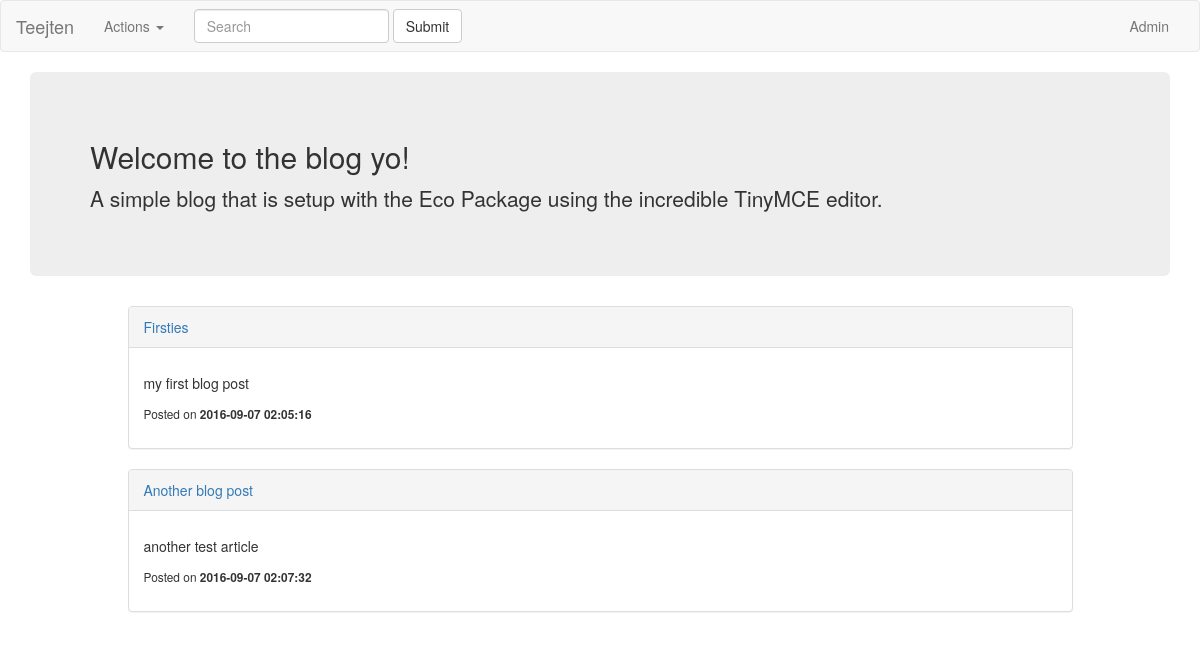
Screenshot of /blog.php with the database file from the repository.
### tables this page shows
CREATE TABLE `blog` (
  `id` int(11) NOT NULL,
  `user_id` int(11) NOT NULL,
  `title` varchar(255) NOT NULL,
  `text` text NOT NULL,
  `metadata` text NOT NULL,
  `posted` datetime NOT NULL
);

### core/front_init.php (called while the page is built, shortened)
<?php
$general = [
	'contact' => [
	'title' => 'Contact Page',
	'description' => 'Email Notifications and viewable on Admin Panel.'
	],
	'home' => [
	'title' => 'PHP/EmberJS/Bootstrap Eco Package',
	'description'	=>	'The client side index page of Eco Package.'
	],
	'blog'	=> [
	'title'	=> 'Eco Blog Title',
	'description'	=> 'A simple blog that is setup with the Eco Package using the incredible TinyMCE editor.'
	]
];
?>

### classes/Config.php (called while the page is built)
<?php
class Config {
	public static function get($path = NULL)
	{
		if($path){
			$config = $GLOBALS['config'];
			$path = explode('/', $path);
			foreach($path as $bit) {
				if(isset($config[$bit])) {
					$config = $config[$bit];
				}
			}
			return $config;
		}
		return false;
	}
}
?>

### classes/DB.php (called while the page is built, shortened)
<?php
class DB {
	private static $_instance = NULL;
	private $_pdo,
			$_query,
			$_error,
			$_results,
			$_count = 0;
	private function __construct()
	{
		try {
			$this->_pdo = new PDO('mysql:host=' . Config::get('mysql/host') . ';dbname=' .
				Config::get('mysql/database'), Config::get('mysql/username'), Config::get('mysql/password'));
		} catch(PDOException $e) {
			die($e->getMessage());
		}
	}
	public static function getInstance()
	{
		if(!isset(self::$_instance)) {
			self::$_instance = new DB();
		}
		return self::$_instance;
	}
	public function query($sql, $params = [])
	{
		if($this->_query = $this->_pdo->prepare($sql)) {
			if($this->_query->execute()) {
				$this->_results = $this->_query->fetchAll(PDO::FETCH_OBJ);
			} else {
				$this->_error = TRUE;
			}
		}
		return $this;
	}
	public function results()
	{
		return $this->_results;
	}
}
?>

### classes/Blog.php (called while the page is built, shortened)
<?php
class Blog {
	public $_db,
			$_data;
	public function __construct()
	{
		$this->_db = DB::getInstance();
	}
	public function getAll($sql, $params = [])
	{
		return $this->_db->query($sql, $params);
	}
}
?>

### blog.php (the view, shortened to what this page needs)
<?php
require_once 'core/front_init.php';
?>
<!DOCTYPE html>
<html lang="en">
  <head>
    <link href="bower_components/bootstrap/dist/css/bootstrap.min.css" rel="stylesheet">
  </head>
  <body>
  <?php include 'includes/nav_menu.php'; ?>
    <div class="container">
        <div class="jumbotron">
        <h2>Welcome to the blog yo!</h2>
            <p>
                <?php echo $general['blog']['description']; ?>
            </p>
        </div>
        <div class="row">
           <div class="col-md-10 col-md-offset-1">
<?php
    $blog = new Blog;
    $blogPosts = $blog->getAll("SELECT * FROM blog");
    $results = $blogPosts->results();
     foreach($results as $k){
echo <<<END
            <div class="panel panel-default">
            <div class="panel-heading"><a href="">{$k->title}</a></div>
            <div class="panel-body">
              <p>{$k->text}</p>
            <p><small>Posted on <b>{$k->posted}</b></small></p>
            </div>
             </div>
END;
     }
?>
           </div>
        </div>
    </div>
  </body>
</html>

### includes/nav_menu.php (shortened to what this page needs)
<nav class="navbar navbar-default">
  <div class="container-fluid">
    <div class="navbar-header">
      <a class="navbar-brand" href="index.php">Teejten</a>
    </div>
    <div class="collapse navbar-collapse" id="bs-example-navbar-collapse-1">
      <ul class="nav navbar-nav">
        <li class="dropdown">
          <a href="#" class="dropdown-toggle" data-toggle="dropdown" role="button" aria-haspopup="true" aria-expanded="false">Actions <span class="caret"></span></a>
        </li>
      </ul>
      <form class="navbar-form navbar-left">
        <div class="form-group">
          <input type="text" class="form-control" placeholder="Search">
        </div>
        <button type="submit" class="btn btn-default">Submit</button>
      </form>
      <ul class="nav navbar-nav navbar-right">
        <li><a href="http://localhost:8888/Vanilla/admin">Admin</a></li>
      </ul>
    </div>
  </div>
</nav>

### rows the page displays
blog: title "Firsties", text "my first blog post", posted "2016-09-07 02:05:16"
blog: title "Another blog post", text "another test article", posted "2016-09-07 02:07:32"

### other values shown
$general['blog']['description'] "A simple blog that is setup with the Eco Package using the incredible TinyMCE editor."
